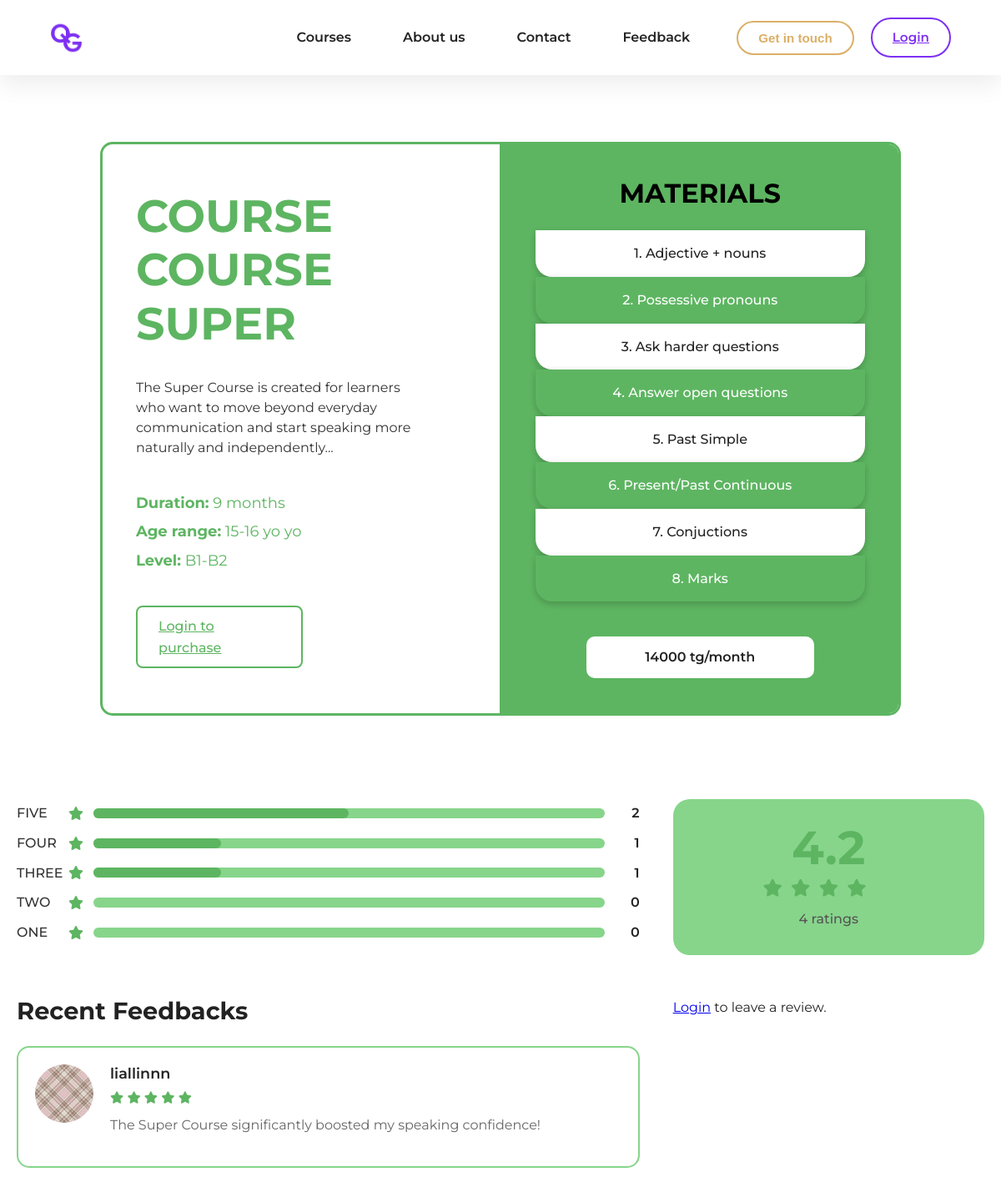
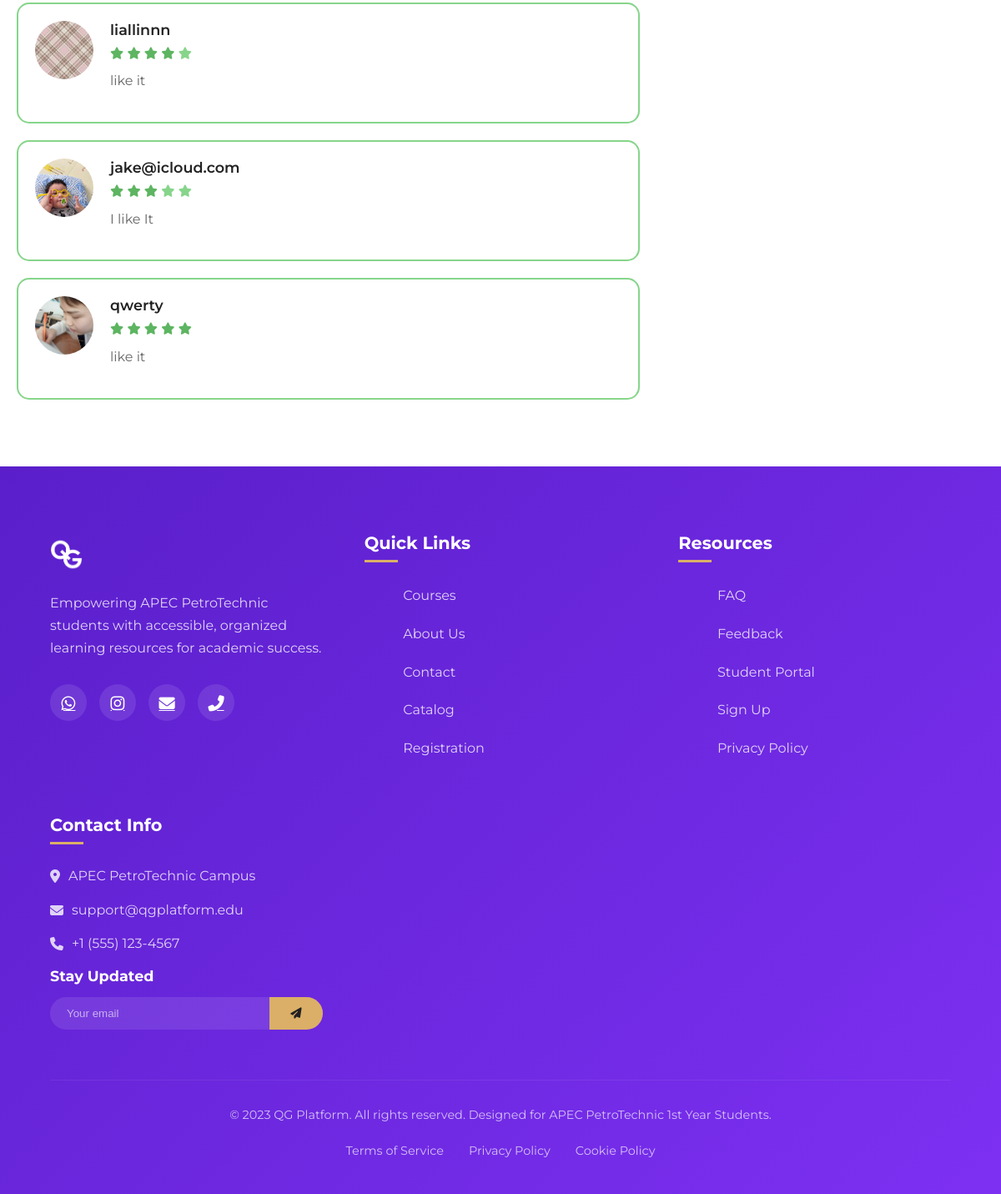
Page /materials/super/ on the committed database (2 pictures, top to bottom).
### english/models.py (models this page shows, shortened)
class Lesson(models.Model):
    title = models.CharField(max_length=200, unique=True)
    slug = models.SlugField(unique=True, null=True, blank=True)
    description = models.TextField()
    price = models.DecimalField(max_digits=10, decimal_places=2)
    duration = models.PositiveIntegerField(default=3)
    age_range = models.CharField(max_length=50)
    level = models.CharField(max_length=50)
    content_html = models.TextField(verbose_name="Detailed Course Content")
    materials = models.JSONField(default=list, blank=True)
    ratings = models.JSONField(default=dict, blank=True)

class Review(models.Model):
    lesson = models.ForeignKey(Lesson, on_delete=models.CASCADE, related_name='reviews')
    user = models.ForeignKey(settings.AUTH_USER_MODEL, on_delete=models.CASCADE, null=True, blank=True)
    rating = models.PositiveSmallIntegerField()
    comment = models.TextField()
    created_at = models.DateTimeField(auto_now_add=True, null=True, blank=True)
    is_approved = models.BooleanField(default=True)

### users/models.py (models this page shows, shortened)
class UserProfile(models.Model):
    user = models.OneToOneField(User, on_delete=models.CASCADE)
    avatar = models.ImageField(upload_to='avatars/', blank=True, null=True)
    dob = models.DateField(blank=True, null=True)
    gender = models.CharField(max_length=20, blank=True, null=True)
    level = models.CharField(max_length=20, blank=True, null=True)

### english/views.py (the view)
# urls.py: path('materials/<slug:slug>/', views.lesson_detail, name='lesson_detail'),
def lesson_detail(request, slug):
    lesson = get_object_or_404(Lesson, slug=slug)
    reviews = Review.objects.filter(lesson=lesson, is_approved=True)
    stats = reviews.aggregate(
        avg_rating=Avg('rating'),
        total_reviews=Count('id')
    )
    distribution_raw = reviews.values('rating').annotate(count=Count('rating'))
    distribution = {i: 0 for i in range(1, 6)}
    for item in distribution_raw:
        distribution[item['rating']] = item['count']
    total = stats['total_reviews'] or 1
    percents = {
        star: (count / total) * 100
        for star, count in distribution.items()
    }
    context = {
        'lesson': lesson,
        'reviews': reviews,
        'avg_rating': round(stats['avg_rating'] or 0, 1),
        'total_reviews': stats['total_reviews'],
        'distribution': distribution,
        'percents': percents,
    }
    return render(request, 'english/materials.html', context)

### english/templatetags/lesson_extras.py (called while the page is built)
@register.filter
def int_to_word(value):
    mapping = {
        5: "FIVE",
        4: "FOUR",
        3: "THREE",
        2: "TWO",
        1: "ONE",
    }
    try:
        return mapping[int(value)]
    except (ValueError, KeyError, TypeError):
        return value

@register.filter
def count_by_rating(reviews, rating):
    return reviews.filter(rating=int(rating)).count()

@register.filter
def percent_by_rating(reviews, rating):
    total = reviews.count()
    if total == 0:
        return 0
    count = reviews.filter(rating=int(rating)).count()
    return (count / total) * 100

### english/templates/english/materials.html (shortened to what this page needs)
{% extends 'english/base.html' %}
{% load static %}
{% load lesson_extras %}
{% block css %}
<link rel="stylesheet" href="{% static 'style.css' %}">
{% if lesson.slug == 'expert' %}
    <link rel="stylesheet" href="{% static 'materials.css' %}">
{% elif lesson.slug == 'middle' %}
    <link rel="stylesheet" href="{% static 'materials2.css' %}">
{% elif lesson.slug == 'super' %}
    <link rel="stylesheet" href="{% static 'materials3.css' %}">
{% elif lesson.slug == 'high' %}
    <link rel="stylesheet" href="{% static 'materials1.css' %}">
{% endif %}
{% endblock %}
{% block content %}
<div class="materials-container">
    <div class="course-left">
        <h2>COURSE {{ lesson.title|upper }}</h2>
        <p class="description">{{ lesson.description }}</p>
        <p class="details">
            <strong>Duration:</strong> {{ lesson.duration }} month{% if lesson.duration > 1 %}s{% endif %}<br>
            <strong>Age range:</strong> {{ lesson.age_range }} yo<br>
            <strong>Level:</strong> {{ lesson.level }}
        </p>
        {% if user.is_authenticated %}
        <a href="{% url 'english:payment_page' lesson.slug %}" class="purchase-btn">
            Purchase
        </a>
        {% else %}
        <a href="{% url 'users:login' %}" class="purchase-btn">Login to purchase</a>
        {% endif %}
    </div>
    <div class="course-right">
        <h2>MATERIALS</h2>
        <div class="materials-list">
            {% for material in lesson.materials %}
                <div class="material {% cycle 'white' 'purple' %}">{{ forloop.counter }}. {{ material }}</div>
            {% endfor %}
            <div class="price-box">{{ lesson.price|floatformat:0 }} tg/month</div>
        </div>
    </div>
</div>
<div class="feedback-container">
    <section class="ratings-overview">
        <div class="rating-distribution">
            <ul>
                <ul>
                    {% for star in "54321" %}
                    <li>
                        <span class="label">{{ star|int_to_word }}</span>
                        <i class="fas fa-star"></i>
                        <div class="progress-bar-container">
                            <div class="progress-bar"
                                 style="width: {{ reviews|percent_by_rating:star }}%;">
                            </div>
                        </div>
                        <span class="count">{{ reviews|count_by_rating:star }}</span>
                    </li>
                    {% endfor %}
                </ul>
              </ul>
        </div>
        <div class="overall-rating-box">
            <div class="score">{{ avg_rating|floatformat:1 }}</div>
            <div class="stars">
                {% for i in "12345" %}
                    {% if forloop.counter <= avg_rating %}
                        <i class="fas fa-star"></i>
                    {% else %}
                        <i class="fas fa-star star-empty"></i>
                    {% endif %}
                {% endfor %}
            </div>
            <div class="total-ratings">{{ reviews|length }} ratings</div>
        </div>
    </section>
<section class="reviews-section">
    <div class="recent-feedbacks">
        <h2>Recent Feedbacks</h2>
        {% if reviews %}
            {% for review in reviews %}
            <div class="feedback-card">
                <img
                    src="{% if review.user.userprofile.avatar %}{{ review.user.userprofile.avatar.url }}{% else %}{% static 'images/default-avatar.png' %}{% endif %}"
                    alt="{{ review.user.username }}"
                    class="avatar">
                <div class="feedback-content">
                    <h4>{{ review.user.username }}</h4>
                    <div class="stars">
                        {% for i in "12345" %}
                            {% if forloop.counter <= review.rating %}
                                <i class="fas fa-star"></i>
                            {% else %}
                                <i class="fas fa-star star-empty"></i>
                            {% endif %}
                        {% endfor %}
                    </div>
                    <p>{{ review.comment }}</p>
                </div>
            </div>
            {% endfor %}
        {% else %}
            <p>No reviews yet for this course.</p>
        {% endif %}
    </div>
    {% if user.is_authenticated %}
    <div class="add-review-form">
        <h2>Add a Review</h2>
        <form method="post" action="{% url 'english:add_review' lesson.slug %}">
            {% csrf_token %}
            <label>Add Your Rating*</label>
            <select name="rating" required>
                <option value="">Select rating</option>
                <option value="5">5 - Excellent</option>
                <option value="4">4 - Good</option>
                <option value="3">3 - Average</option>
                <option value="2">2 - Poor</option>
                <option value="1">1 - Very Poor</option>
            </select>
            <label for="review-input">Write Your Review*</label>
            <textarea id="review-input" name="comment" placeholder="Write here..." required></textarea>
            <button type="submit">Submit</button>
        </form>
    </div>
    {% else %}
    <p><a href="{% url 'users:login' %}">Login</a> to leave a review.</p>
    {% endif %}
</section>
</div>
{% endblock %}

### static/style.css (style rules this page uses)
:root { --primary: #7D30F2; --primary-dark: #5A1FCA; --primary-light: #9D5CFF; --secondary: #DBAF67; --secondary-dark: #C0954A; --accent: #FF6B8B; --dark: #222222; --light: #FFFFFF; --gray: #F5F5F7; --gray-dark: #8A8A9B; --success: #4CAF50; --warning: #FF9800; --danger: #F44336; --shadow: 0 10px 30px rgba(0, 0, 0, 0.08); --shadow-lg: 0 20px 60px rgba(0, 0, 0, 0.12); --radius: 12px; --radius-lg: 20px; --transition: all 0.3s ease; }
* { box-sizing: border-box; margin: 0; padding: 0; }
html { scroll-behavior: smooth; }
body { font-family: "Montserrat", sans-serif; color: var(--dark); background: var(--light); line-height: 1.6; overflow-x: hidden; -webkit-font-smoothing: antialiased; -moz-osx-font-smoothing: grayscale; }
h1, h2, h3, h4 { font-weight: 700; line-height: 1.2; }
h2 { font-size: 2.2rem; }
h4 { font-size: 1.2rem; }
p { margin-bottom: 1rem; }

### static/materials3.css (style rules this page uses)
.materials-container { width: 80%; margin: 80px auto; display: flex; border: 3px solid #5DB561; border-radius: 15px; overflow: hidden; }
.course-left { flex: 1; padding: 50px 40px; border-right: 3px solid #5DB561; display: flex; flex-direction: column; justify-content: space-around; }
.course-left h2 { font-size: 54px; color: #5DB561; }
.description { max-width: 330px; margin-bottom: 30px; color: #333; line-height: 1.5; }
.details { margin-bottom: 30px; color: #5DB561; font-size: 18px; line-height: 1.9; }
.purchase-btn { border: 2px solid #5DB561; padding: 10px 25px; color: #5DB561; font-size: 16px; border-radius: 8px; background: none; font-weight: 500; cursor: pointer; max-width: 200px; transition: 0.3s; }
.course-right { flex: 1; background: #5DB561; padding: 40px; display: flex; flex-direction: column; align-items: center; }
.course-right h2 { font-size: 32px; margin-bottom: 25px; color: #000; }
.materials-list { width: 100%; display: flex; flex-direction: column; border-radius: 10px; }
.material { padding: 15px; text-align: center; font-weight: 500; box-shadow: 0px 3px 8px rgba(0, 0, 0, 0.2); width: 100%; border-radius: 0 0 20px 20px; }
.white { background: #fff; }
.purple { background: #5DB561; color: white }
.price-box { background: #fff; border: 2px solid #5DB561; border-radius: 12px; padding: 12px 20px; text-align: center; font-weight: 600; font-size: 16px; width: 70%; margin: 40px auto 0; cursor: pointer; transition: 0.3s ease; }
.fa-star { color: #5DB561; }
.star-empty { color: #87d58b; }
.feedback-container { max-width: 1200px; margin: 40px auto; padding: 20px; }
.ratings-overview { display: grid; grid-template-columns: 2fr 1fr; gap: 40px; margin-bottom: 50px; align-items: center; }
.rating-distribution ul { list-style: none; }
.rating-distribution li { display: flex; align-items: center; gap: 12px; margin-bottom: 10px; }
.rating-distribution .label { width: 50px; font-weight: 500; color: #333; }
.progress-bar-container { flex-grow: 1; height: 12px; background: #87d58b; border-radius: 6px; }
.progress-bar { height: 100%; background: #5DB561; border-radius: 6px; }
.rating-distribution .count { font-weight: 600; width: 30px; text-align: right; }
.overall-rating-box { background: #87d58b; border-radius: 20px; padding: 30px; text-align: center; box-shadow: 0 4px 20px rgba(236, 255, 234, 0.1); }
.overall-rating-box .score { font-size: 3.5rem; font-weight: 700; color: #5DB561; line-height: 1; }
.overall-rating-box .stars { margin: 10px 0; }
.overall-rating-box .stars .fa-star { font-size: 1.3rem; margin: 0 3px; }
.overall-rating-box .total-ratings { font-weight: 500; color: #555; }
.reviews-section { display: grid; grid-template-columns: 2fr 1fr; gap: 40px; }
h2 { font-size: 1.8rem; font-weight: 700; margin-bottom: 25px; }
.feedback-card { display: flex; gap: 20px; align-items: flex-start; background: #fff; border: 2px solid #87d58b; border-radius: 15px; padding: 20px; margin-bottom: 20px; box-shadow: 0 4px 15px rgba(243, 255, 242, 0.03); }
.feedback-card .avatar { width: 70px; height: 70px; border-radius: 50%; object-fit: cover; flex-shrink: 0; }
.feedback-content h4 { font-size: 1.1rem; font-weight: 600; margin-bottom: 5px; }
.feedback-content .stars .fa-star { font-size: 0.9rem; }
.feedback-content p { color: #666; margin-top: 8px; }

### rows in the picture
Lesson: title "COURSE SUPER", description "The Super Course is created for learners who want to move beyond everyday communication and start speaking more naturally and independently...", duration "9", age_range "15-16 yo", level "B1-B2", price "14000"
Review: user.avatar (picture), user.username "liallinnn", rating 5 (drawn), comment "The Super Course significantly boosted my speaking confidence!"
Review: user.avatar (picture), user.username "liallinnn", rating 4 (drawn), comment "like it"
Review: user.avatar (picture), user.username "jake@icloud.com", rating 3 (drawn), comment "I like It"
Review: user.avatar (picture), user.username "qwerty", rating 5 (drawn), comment "like it"

### other values in the picture
{{ material }} "Adjective + nouns" "Possessive pronouns" "Ask harder questions" "Answer open questions" "Past Simple" "Present/Past Continuous" "Conjuctions" "Marks"
{{ star|int_to_word }} "FIVE" "FOUR" "THREE" "TWO" "ONE"
{{ reviews|count_by_rating:star }} "2" "1" "1" "0" "0"
{{ avg_rating|floatformat:1 }} "4.2"
{{ reviews|length }} "4"
